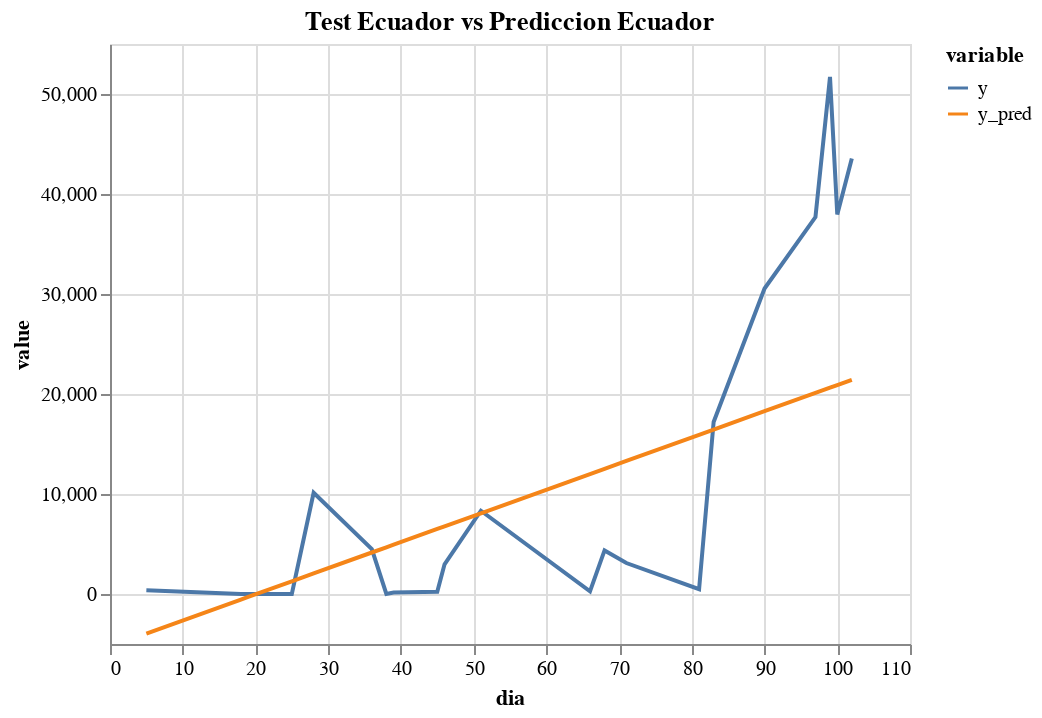

Notebook cell for this chart:
### Code cell
data_linear=pd.DataFrame({'dia':X_test_ecuador.reshape(-1),'y':y_test_ecuador.reshape(-1),'y_pred':y_pred})
alt.Chart(data_linear.melt('dia')).mark_line().encode(x='dia',y='value',color='variable').properties(title='Test Ecuador vs Prediccion Ecuador').interactive()

### Figure 1 — Vega-Lite specification as saved in the notebook (floating-point values rounded to 4 significant figures)
{"config": {"view": {"continuousWidth": 400, "continuousHeight": 300}}, "data": {"name": "data-5668a6afe447ff50cc9e8ff65596b7af"}, "mark": "line", "encoding": {"color": {"type": "nominal", "field": "variable"}, "x": {"type": "quantitative", "field": "dia"}, "y": {"type": "quantitative", "field": "value"}}, "selection": {"selector005": {"type": "interval", "bind": "scales", "encodings": ["x", "y"]}}, "title": "Test Ecuador vs Prediccion Ecuador", "$schema": "https://vega.github.io/schema/vega-lite/v4.8.1.json", "datasets": {"data-5668a6afe447ff50cc9e8ff65596b7af": [{"dia": 19, "variable": "y", "value": 0.0}, {"dia": 66, "variable": "y", "value": 270.0}, {"dia": 99, "variable": "y", "value": 51710.0}, {"dia": 25, "variable": "y", "value": 0.0}, {"dia": 38, "variable": "y", "value": 6.0}, {"dia": 68, "variable": "y", "value": 4358.0}, {"dia": 83, "variable": "y", "value": 17210.0}, {"dia": 28, "variable": "y", "value": 10130.0}, {"dia": 51, "variable": "y", "value": 8325.0}, {"dia": 81, "variable": "y", "value": 483.0}, {"dia": 39, "variable": "y", "value": 141.0}, {"dia": 71, "variable": "y", "value": 3095.0}, {"dia": 100, "variable": "y", "value": 37960.0}, {"dia": 18, "variable": "y", "value": 2.0}, {"dia": 90, "variable": "y", "value": 30540.0}, {"dia": 102, "variable": "y", "value": 43550.0}, {"dia": 5, "variable": "y", "value": 385.0}, {"dia": 36, "variable": "y", "value": 4487.0}, {"dia": 97, "variable": "y", "value": 37690.0}, {"dia": 45, "variable": "y", "value": 223.0}, {"dia": 46, "variable": "y", "value": 2969.0}, {"dia": 19, "variable": "y_pred", "value": -296.8}, {"dia": 66, "variable": "y_pred", "value": 12000.0}, {"dia": 99, "variable": "y_pred", "value": 20630.0}, {"dia": 25, "variable": "y_pred", "value": 1273.0}, {"dia": 38, "variable": "y_pred", "value": 4674.0}, {"dia": 68, "variable": "y_pred", "value": 12520.0}, {"dia": 83, "variable": "y_pred", "value": 16450.0}, {"dia": 28, "variable": "y_pred", "value": 2058.0}, {"dia": 51, "variable": "y_pred", "value": 8074.0}, {"dia": 81, "variable": "y_pred", "value": 15920.0}, {"dia": 39, "variable": "y_pred", "value": 4935.0}, {"dia": 71, "variable": "y_pred", "value": 13310.0}, {"dia": 100, "variable": "y_pred", "value": 20890.0}, {"dia": 18, "variable": "y_pred", "value": -558.3}, {"dia": 90, "variable": "y_pred", "value": 18280.0}, {"dia": 102, "variable": "y_pred", "value": 21420.0}, {"dia": 5, "variable": "y_pred", "value": -3959.0}, {"dia": 36, "variable": "y_pred", "value": 4150.0}, {"dia": 97, "variable": "y_pred", "value": 20110.0}, {"dia": 45, "variable": "y_pred", "value": 6505.0}, {"dia": 46, "variable": "y_pred", "value": 6766.0}]}}
